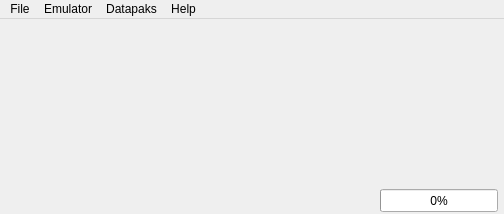
<?xml version="1.0" encoding="UTF-8"?>
<ui version="4.0">
 <class>MainWindow</class>
 <widget class="QMainWindow" name="MainWindow">
  <property name="geometry">
   <rect>
    <x>0</x>
    <y>0</y>
    <width>504</width>
    <height>214</height>
   </rect>
  </property>
  <property name="sizePolicy">
   <sizepolicy hsizetype="Fixed" vsizetype="Fixed">
    <horstretch>0</horstretch>
    <verstretch>0</verstretch>
   </sizepolicy>
  </property>
  <property name="minimumSize">
   <size>
    <width>504</width>
    <height>214</height>
   </size>
  </property>
  <property name="maximumSize">
   <size>
    <width>504</width>
    <height>214</height>
   </size>
  </property>
  <property name="cursor">
   <cursorShape>ArrowCursor</cursorShape>
  </property>
  <property name="focusPolicy">
   <enum>Qt::StrongFocus</enum>
  </property>
  <property name="windowTitle">
   <string>Psiora Emulator - v1.2</string>
  </property>
  <property name="unifiedTitleAndToolBarOnMac">
   <bool>false</bool>
  </property>
  <widget class="QWidget" name="centralWidget">
   <widget class="QWidget" name="widget" native="true">
    <property name="geometry">
     <rect>
      <x>0</x>
      <y>0</y>
      <width>504</width>
      <height>170</height>
     </rect>
    </property>
    <property name="sizePolicy">
     <sizepolicy hsizetype="Fixed" vsizetype="Fixed">
      <horstretch>0</horstretch>
      <verstretch>0</verstretch>
     </sizepolicy>
    </property>
    <property name="minimumSize">
     <size>
      <width>504</width>
      <height>170</height>
     </size>
    </property>
    <property name="maximumSize">
     <size>
      <width>504</width>
      <height>170</height>
     </size>
    </property>
    <property name="baseSize">
     <size>
      <width>504</width>
      <height>170</height>
     </size>
    </property>
    <property name="contextMenuPolicy">
     <enum>Qt::NoContextMenu</enum>
    </property>
   </widget>
   <widget class="QProgressBar" name="speed">
    <property name="geometry">
     <rect>
      <x>380</x>
      <y>170</y>
      <width>118</width>
      <height>23</height>
     </rect>
    </property>
    <property name="value">
     <number>0</number>
    </property>
    <property name="textVisible">
     <bool>true</bool>
    </property>
    <property name="orientation">
     <enum>Qt::Horizontal</enum>
    </property>
    <property name="invertedAppearance">
     <bool>false</bool>
    </property>
   </widget>
  </widget>
  <widget class="QMenuBar" name="menuBar">
   <property name="geometry">
    <rect>
     <x>0</x>
     <y>0</y>
     <width>504</width>
     <height>21</height>
    </rect>
   </property>
   <widget class="QMenu" name="menuFile">
    <property name="title">
     <string>File</string>
    </property>
    <addaction name="actionLoad_ROM"/>
    <addaction name="separator"/>
    <addaction name="actionQuit"/>
   </widget>
   <widget class="QMenu" name="menuEmulator">
    <property name="title">
     <string>Emulator</string>
    </property>
    <addaction name="actionSwitch_On"/>
    <addaction name="separator"/>
    <addaction name="actionHardReset"/>
   </widget>
   <widget class="QMenu" name="menuDatapaks">
    <property name="title">
     <string>Datapaks</string>
    </property>
    <widget class="QMenu" name="menuSlot_B">
     <property name="title">
      <string>Slot B</string>
     </property>
     <addaction name="actionInsertPakB"/>
     <addaction name="actionEjectPakB"/>
    </widget>
    <widget class="QMenu" name="menuSlot_C">
     <property name="title">
      <string>Slot C</string>
     </property>
     <addaction name="actionInsertPakC"/>
     <addaction name="actionEjectPakC"/>
    </widget>
    <addaction name="menuSlot_B"/>
    <addaction name="menuSlot_C"/>
    <addaction name="separator"/>
    <addaction name="actionCreate_New_Pak"/>
   </widget>
   <widget class="QMenu" name="menuAbout">
    <property name="title">
     <string>Help</string>
    </property>
    <addaction name="actionAbout"/>
   </widget>
   <addaction name="menuFile"/>
   <addaction name="menuEmulator"/>
   <addaction name="menuDatapaks"/>
   <addaction name="menuAbout"/>
  </widget>
  <action name="actionLoad_ROM">
   <property name="text">
    <string>Load ROM...</string>
   </property>
  </action>
  <action name="actionSwitch_On">
   <property name="text">
    <string>Switch On</string>
   </property>
  </action>
  <action name="actionHardReset">
   <property name="text">
    <string>Hard Reset!!! (CAUTION)</string>
   </property>
  </action>
  <action name="actionCreate_New_Pak">
   <property name="text">
    <string>Create New Pak...</string>
   </property>
  </action>
  <action name="actionInsertPakB">
   <property name="text">
    <string>Insert...</string>
   </property>
  </action>
  <action name="actionEjectPakB">
   <property name="text">
    <string>Eject</string>
   </property>
  </action>
  <action name="actionInsertPakC">
   <property name="text">
    <string>Insert...</string>
   </property>
  </action>
  <action name="actionEjectPakC">
   <property name="text">
    <string>Eject</string>
   </property>
  </action>
  <action name="actionAbout">
   <property name="text">
    <string>About</string>
   </property>
  </action>
  <action name="actionQuit">
   <property name="text">
    <string>Quit</string>
   </property>
  </action>
 </widget>
 <layoutdefault spacing="6" margin="11"/>
 <resources/>
 <connections>
  <connection>
   <sender>actionQuit</sender>
   <signal>triggered(bool)</signal>
   <receiver>MainWindow</receiver>
   <slot>close()</slot>
   <hints>
    <hint type="sourcelabel">
     <x>-1</x>
     <y>-1</y>
    </hint>
    <hint type="destinationlabel">
     <x>251</x>
     <y>94</y>
    </hint>
   </hints>
  </connection>
 </connections>
</ui>
